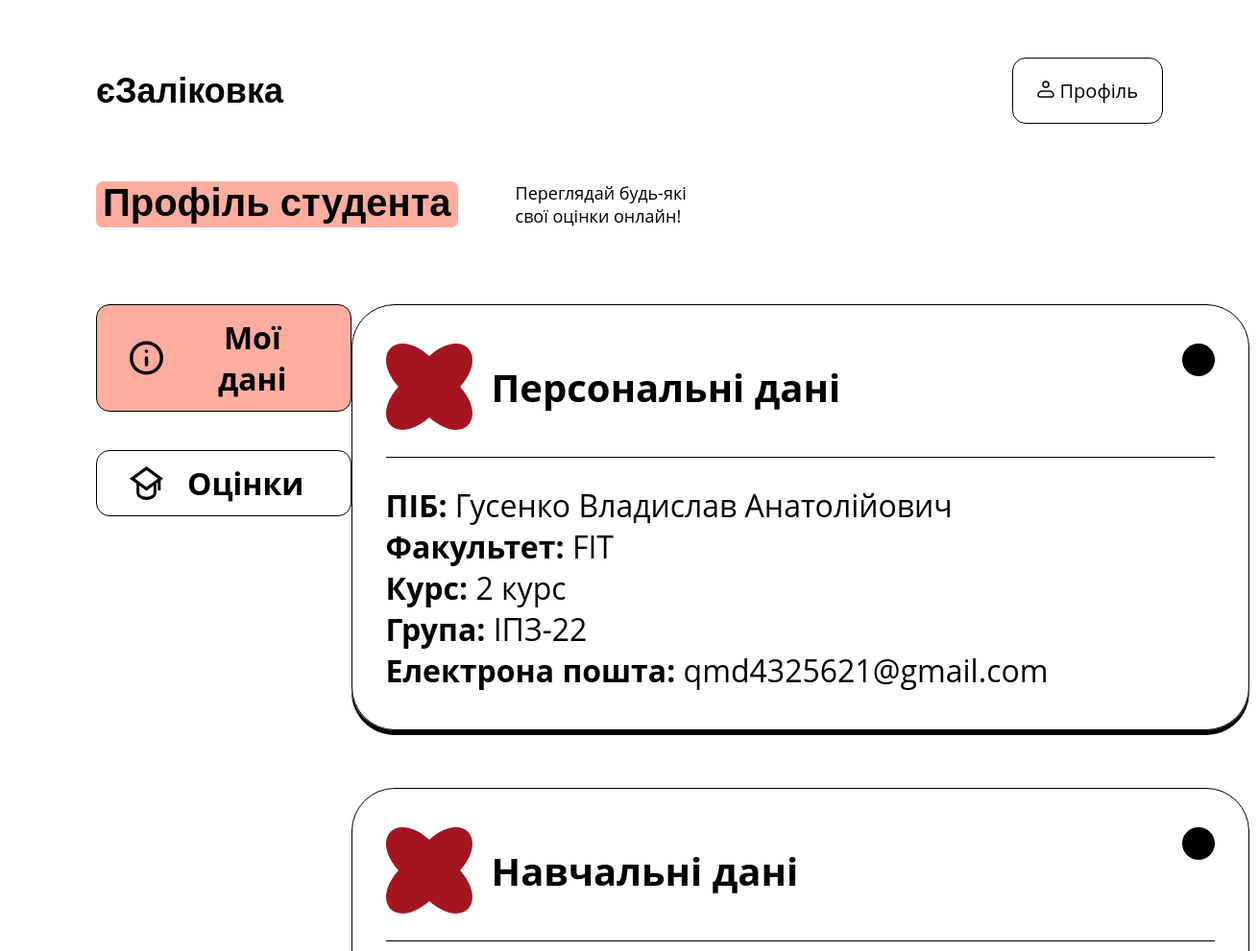
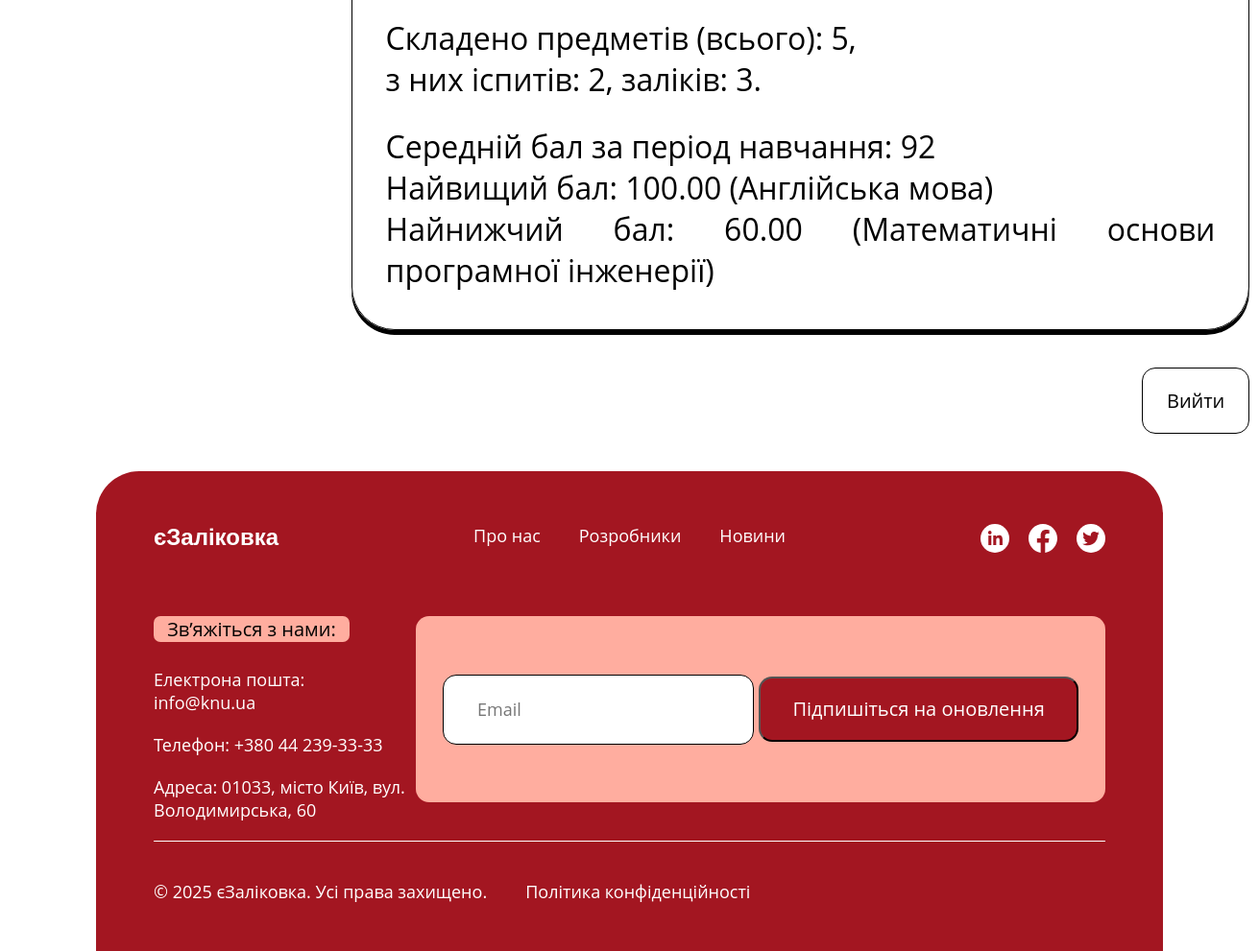
Page /student/profile/ (signed in) on the committed database (2 pictures, top to bottom).
### education/models.py (models this page shows, shortened)
class Student(models.Model):
    user = models.OneToOneField(ApplicationUser, on_delete=models.CASCADE, related_name='student')
    full_name = models.CharField(max_length=255)
    email = models.EmailField(unique=True)
    group = models.ForeignKey(Group, on_delete=models.CASCADE)
    faculty = models.ForeignKey(Faculty, on_delete=models.CASCADE)
    study_year = models.CharField(max_length=20, default="2023-2024")
    created_by_admin_id = models.CharField(max_length=50, default="Pending")
    created_at = models.DateTimeField(default=timezone.now)
    updated_at = models.DateTimeField(default=timezone.now)
    is_deleted = models.BooleanField(default=False)

class Faculty(models.Model):
    name = models.CharField(max_length=255, unique=True)
    dean_name = models.CharField(max_length=255, blank=True, null=True)
    description = models.TextField(blank=True, null=True)  # Added description field
    created_at = models.DateTimeField(default=timezone.now)
    updated_at = models.DateTimeField(default=timezone.now)

class Group(models.Model):
    name = models.CharField(max_length=50)
    faculty = models.ForeignKey(Faculty, on_delete=models.CASCADE)
    created_at = models.DateTimeField(default=timezone.now)
    updated_at = models.DateTimeField(default=timezone.now)

class ApplicationUser(AbstractUser):
    full_name = models.CharField(max_length=255)
    created_at = models.DateTimeField(default=timezone.now)
    updated_at = models.DateTimeField(default=timezone.now)

class Grade(models.Model):
    student = models.ForeignKey(Student, on_delete=models.CASCADE)
    exam = models.ForeignKey(Exam, on_delete=models.CASCADE)
    teacher = models.ForeignKey(Teacher, on_delete=models.CASCADE)
    grade_value = models.DecimalField(max_digits=5, decimal_places=2, validators=[MinValueValidator(60), MaxValueValidator(100)])  # Updated min to 60
    created_at = models.DateTimeField(auto_now_add=True)
    updated_at = models.DateTimeField(auto_now=True)

class Exam(models.Model):
    course = models.ForeignKey(Course, on_delete=models.CASCADE, null=True, blank=True)
    date = models.DateTimeField()
    type = models.CharField(max_length=20, choices=[('exam', 'Exam'), ('credit', 'Credit')], default='exam')
    created_at = models.DateTimeField(auto_now_add=True)
    updated_at = models.DateTimeField(auto_now=True)

class Course(models.Model):
    discipline = models.ForeignKey(Discipline, on_delete=models.CASCADE)
    teacher = models.ForeignKey(Teacher, on_delete=models.CASCADE)
    study_year = models.CharField(max_length=20)
    semester = models.IntegerField(choices=[(1, 'First'), (2, 'Second')])  # Limited to two semesters
    start_date = models.DateTimeField()
    end_date = models.DateTimeField()
    created_at = models.DateTimeField(default=timezone.now)
    updated_at = models.DateTimeField(default=timezone.now)

class Discipline(models.Model):
    name = models.CharField(max_length=255)
    description = models.TextField(blank=True, null=True)
    hours = models.IntegerField()
    faculty = models.ForeignKey(Faculty, on_delete=models.CASCADE)
    created_at = models.DateTimeField(default=timezone.now)
    updated_at = models.DateTimeField(default=timezone.now)
    def __str__(self):
        return self.name

### education/views.py (the view)
# urls.py: path('student/profile/', views.student_profile, name='student_profile'),
@login_required
@user_passes_test(is_student, login_url='education:home')
def student_profile(request):
    student = request.user.student
    grades = Grade.objects.filter(student=student).order_by('exam__date')
    average_grade = grades.aggregate(Avg('grade_value'))['grade_value__avg'] or 0
    highest_grade = grades.aggregate(Max('grade_value'))['grade_value__max']
    lowest_grade = grades.aggregate(Min('grade_value'))['grade_value__min']
    highest_grade_exam = grades.filter(grade_value=highest_grade).first() if highest_grade else None
    lowest_grade_exam = grades.filter(grade_value=lowest_grade).first() if lowest_grade else None
    total_disciplines = grades.count()
    exams = grades.filter(exam__type='exam').count()
    credits = grades.filter(exam__type='credit').count()
    current_date = datetime.now()
    current_year = current_date.year
    if current_date.month < 9:  # Before September, use previous year for academic year start
        current_academic_year = f"{current_year - 1}-{str(current_year)[-2:]}"
    else:
        current_academic_year = f"{current_year}-{str(current_year + 1)[-2:]}"
    study_start_year = student.study_year  # e.g., "2023-2024"
    start_year = int(study_start_year.split('-')[0])
    current_start_year = int(current_academic_year.split('-')[0])
    study_year = current_start_year - start_year + 1
    average_grade = round(average_grade) if average_grade else 0
    context = {
        'student': student,
        'grades': grades,
        'average_grade': average_grade,
        'highest_grade_exam': highest_grade_exam,
        'lowest_grade_exam': lowest_grade_exam,
        'total_disciplines': total_disciplines,
        'exams': exams,
        'credits': credits,
        'study_year': study_year,
    }
    return render(request, 'education/student_profile.html', context)

### education/templates/education/student_profile.html
{% extends 'education/base.html' %}
{% load static %}
{% block content %}
<div class="main">
    <div class="profile-elements">
        <div class="head-subhead">
            <div class="heading">
                <span class="heading-span">Профіль студента</span>
            </div>
            <div class="subheading" style="width: auto;">
                <p>Переглядай будь-які</p>
                <p>свої оцінки онлайн!</p>
            </div>
        </div>
        <div class="profile-data">
            <nav class="profile-nav">
                <button class="profile-button" style="background-color: #FFAD9F;">
                    <div style="display: flex; gap: 25px;">
                        <img src="{% static 'images/index/info.svg' %}" alt="">
                        <span class="profile-text" style="font-weight: 700;">Мої дані</span>
                    </div>
                </button>
                <button class="profile-button">
                    <div style="display: flex; gap: 25px;">
                        <img src="{% static 'images/index/grade.svg' %}" alt="">
                        <span class="profile-text" style="font-weight: 700;"><a href="{% url 'education:student_grades' %}" style="text-decoration: none; color: inherit;">Оцінки</a></span>
                    </div>
                </button>
            </nav>
            <div class="profile-info" style="width: 950px;">
                <div class="cards">
                    <div class="card">
                        <div class="card-elements">
                            <div class="card-header">
                                <div class="card-title">
                                    <img src="{% static 'images/index/deco.svg' %}" alt="">
                                    <h1>Персональні дані</h1>
                                </div>
                                <img src="{% static 'images/index/deco2.svg' %}" alt="" style="height: 34px;">
                            </div>
                            <hr class="hr" style="margin: 0; background-color: black;">
                            <div class="card-desc">
                                <p class="profile-text"><b>ПІБ:</b> {{ student.full_name }}</p>
                                <p class="profile-text"><b>Факультет:</b> {{ student.faculty.name }}</p>
                                <p class="profile-text"><b>Курс:</b> {{ study_year }} курс</p>
                                <p class="profile-text"><b>Група:</b> {{ student.group.name }}</p>
                                <p class="profile-text"><b>Електрона пошта:</b> {{ student.user.email }}</p>
                            </div>
                        </div>
                    </div>
                    <div class="card">
                        <div class="card-elements">
                            <div class="card-header">
                                <div class="card-title">
                                    <img src="{% static 'images/index/deco.svg' %}" alt="">
                                    <h1>Навчальні дані</h1>
                                </div>
                                <img src="{% static 'images/index/deco2.svg' %}" alt="" style="height: 34px;">
                            </div>
                            <hr class="hr" style="margin: 0; background-color: black;">
                            <div class="card-desc">
                                <p class="profile-text">Складено предметів (всього): {{ total_disciplines }},
                                <br> з них іспитів: {{ exams }}, заліків: {{ credits }}.</p>
                                <br>
                                <p class="profile-text">Середній бал за період навчання: {{ average_grade }}</p>
                                <p class="profile-text">Найвищий бал: {{ highest_grade_exam.grade_value|default:"N/A" }} ({{ highest_grade_exam.exam.course.discipline|default:"N/A" }})</p>
                                <p class="profile-text">Найнижчий бал: {{ lowest_grade_exam.grade_value|default:"N/A" }} ({{ lowest_grade_exam.exam.course.discipline|default:"N/A" }})</p>
                            </div>
                        </div>
                    </div>
                    <div style="text-align: end;">
                        <a href="{% url 'education:logout' %}" class="login_button" style="color: #000;">Вийти</a>
                    </div>
                </div>
            </div>
        </div>
    </div>
</div>
{% endblock %}

### education/templates/education/base.html (shortened to what this page needs)
{% load static %}
<!DOCTYPE html>
<html lang="uk">
<head>
    {% load static %}
    <link rel="stylesheet" href="{% static 'css/style.css' %}">
</head>
<body>
    {% include 'shared/header.html' %}
    <main>
        {% block content %}{% endblock %}
    </main>
    {% include 'shared/footer.html' %}
</body>
</html>

### education/templates/shared/header.html
{% load static %}
<header class="header">
    <nav class="navigation">
        <a href="{% url 'education:home' %}" class="prime_link">єЗаліковка</a>
        {% if user.is_authenticated %}
            {% if user.teacher %}
                <a href="{% url 'education:lecturer_profile' %}" class="login_button" id="profile-button" style="color: black">
                    <img src="{% static 'images/index/profile.svg' %}" alt="Profile">
                    Профіль
                </a>
            {% else %}
                <a href="{% url 'education:student_profile' %}" class="login_button" id="profile-button" style="color: black">
                    <img src="{% static 'images/index/profile.svg' %}" alt="Profile">
                    Профіль
                </a>
            {% endif %}
        {% else %}
            <a href="{% url 'education:login' %}" class="login_button" id="login-button" style="color: black">Увійти</a>
        {% endif %}
    </nav>
</header>

### education/templates/shared/footer.html
{% load static %}
<footer class="footer">
    <div class="footer-elements">
        <div class="nav-and-contacts">
            <nav class="footer-nav">
                <a href="{% url 'education:home' %}" class="prime_link">єЗаліковка</a>
                <div class="footer-nav-links">
                    <a href="https://fit.knu.ua/" style="font-size: 18px; color: white; margin: 0;">Про нас</a>
                    <a href="https://fit.knu.ua/" style="font-size: 18px; color: white; margin: 0;">Розробники</a>
                    <a href="https://www.facebook.com/fit.knu.ua" style="font-size: 18px; color: white; margin: 0;">Новини</a>
                </div>
                <div class="footer-socials">
                    <a href="https://www.linkedin.com/school/taras-shevchenko-national-university-of-kyiv"><img src="{% static '/images/index/linkedin.svg' %}" alt="Linkedin"></a>
                    <a href="https://www.facebook.com/kyiv.university"><img src="{% static '/images/index/facebook.svg' %}" alt="Facebook"></a>
                    <a href="https://x.com/KyivUniversity"><img src="{% static '/images/index/twitter.svg' %}" alt="Twitter"></a>
                </div>
            </nav>
            <div class="contact">
                <div class="contact-info">
                    <div class="heading">
                        <span class="heading-span">Зв’яжіться з нами:</span>
                    </div>
                    <div class="contacts-data">
                        <p class="contact-element">Електрона пошта: info@knu.ua</p>
                        <p class="contact-element">Телефон: +380 44 239-33-33</p>
                        <p class="contact-element">Адреса: 01033, місто Київ, вул. Володимирська, 60</p>
                    </div>
                </div>
                <div class="subscribe">
                    <div class="subscribe-elements">
                        <form action="#">
                            <input type="email" placeholder="Email">
                            <button type="submit" class="cta_button">Підпишіться на оновлення</button>
                        </form>
                    </div>
                </div>
            </div>
        </div>
        <div class="arr">
            <hr class="hr">
            <div class="arr-text">
                <p style="font-size: 18px; color: white; margin: 0;">© 2025 єЗаліковка. Усі права захищено.</p>
                <a href="{% url 'education:privacy' %}" style="font-size: 18px; color: white; margin: 0;">Політика конфіденційності</a>
            </div>
        </div>
    </div>
</footer>

### rows in the picture
Student: full_name "Гусенко Владислав Анатолійович", faculty.name "FIT", group.name "ІПЗ-22", user.email "qmd4325621@gmail.com"
Grade: grade_value "100.00", exam.course.discipline "Англійська мова"
Grade: grade_value "60.00", exam.course.discipline "Математичні основи програмної інженерії"

### other values in the picture
{{ study_year }} "2"
{{ total_disciplines }} "5"
{{ exams }} "2"
{{ credits }} "3"
{{ average_grade }} "92"
